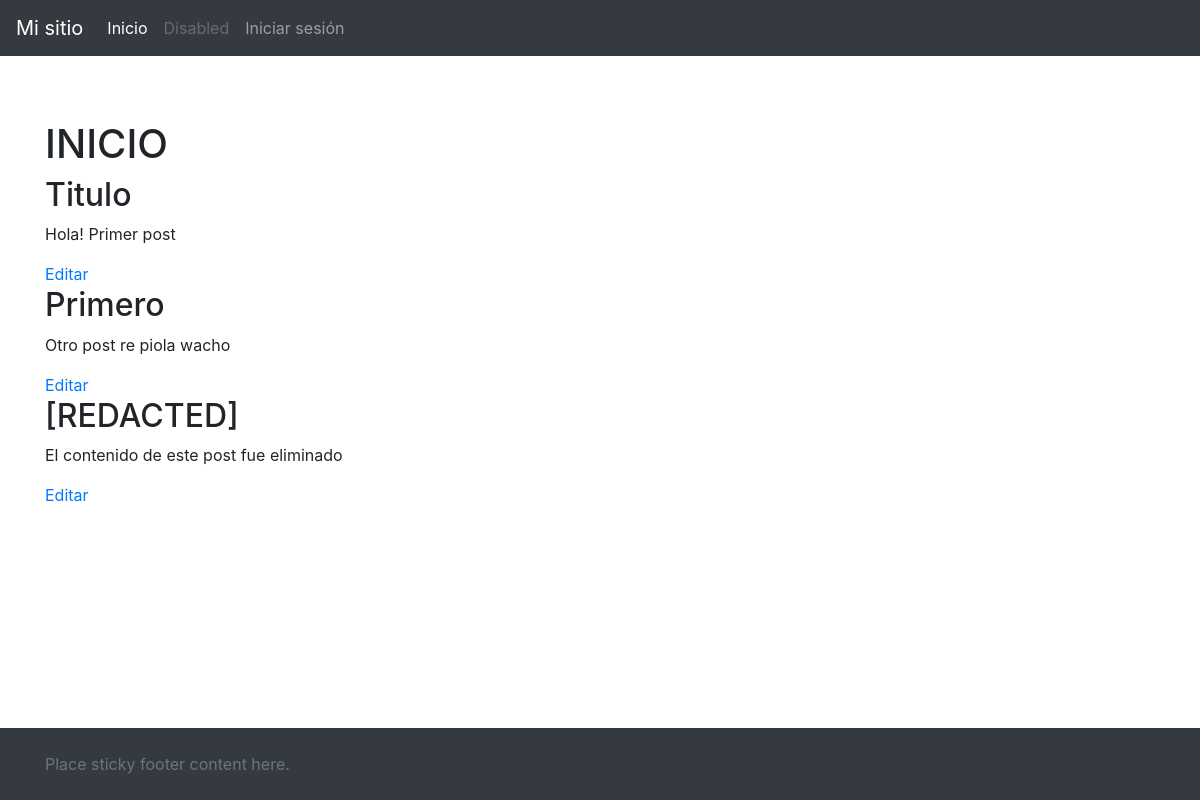
Before: / with the older database file.
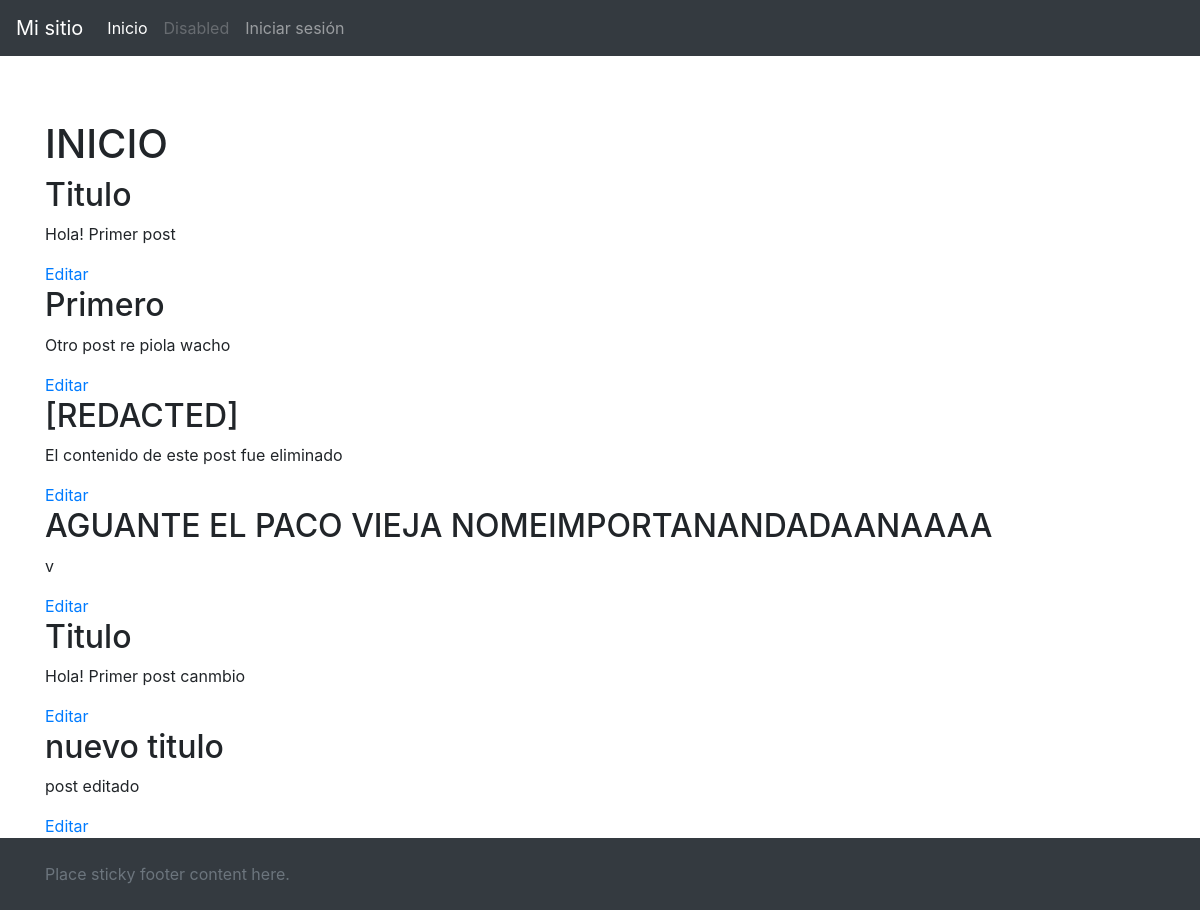
After: the same page with the newer database file.
### base/models.py (models this page shows, shortened)
class Post(models.Model):
    title = models.CharField(max_length=200)
    text = models.TextField()
    updated = models.DateTimeField(auto_now=True)
    created = models.DateTimeField(auto_now_add=True)

### base/views.py (the view)
# urls.py: path('', views.home),
def home(request):
    posts = Post.objects.all()
    return render(request, 'home.html', {'posts': posts})

### templates/home.html
{% extends "layouts/main.html" %}
{% block contenido %}
<h1 class="mt-5">INICIO</h1>
{% for p in posts %}
    <h2>{{ p.title }}</h2>
    <p>{{ p.text }}</p>
    <a href="/post/{{ p.id }}">Editar</a>
{% endfor %}
{% endblock %}

### templates/layouts/main.html (shortened to what this page needs)
{% load static %}
<!DOCTYPE html>
<html lang="es">
    <head>
        <link rel="stylesheet" href="{% static 'styles/css/bootstrap.css' %}">
    </head>
    <body>
        <header>
            <nav class="navbar navbar-expand-md navbar-dark fixed-top bg-dark">
                <a class="navbar-brand" href="#">Mi sitio</a>
                <div class="collapse navbar-collapse" id="navbarCollapse">
                    <ul class="navbar-nav mr-auto">
                        <li class="nav-item active">
                            <a class="nav-link" href="/">Inicio <span class="sr-only">(current)</span></a>
                        </li>
                        <li class="nav-item">
                            <a class="nav-link disabled" href="#">Disabled</a>
                        </li>
                        {% if request.user.is_authenticated %}
                        <li class="nav-item">
                            <a class="nav-link" href="/logout">Cerrar sesión</a>
                        </li>
                        {% else %}
                        <li class="nav-item">
                            <a class="nav-link" href="/login">Iniciar sesión</a>
                        </li>
                        {% endif %}
                    </ul>
                </div>
        </header>
        <main role="main" class="container my-5">
            <div class="py-4">
                {% block contenido %} {% endblock %}
            </div>
        </main>
        <footer class="footer bg-dark p-4 fixed-bottom">
            <div class="container">
                <span class="text-muted">Place sticky footer content here.</span>
            </div>
        </footer>
    </body>
</html>

Changed rows visible on the page:
added Post: title "AGUANTE EL PACO VIEJA NOMEIMPORTANANDADAANAAAA", text "v"
added Post: title "Titulo", text "Hola! Primer post canmbio"
added Post: title "nuevo titulo", text "post editado"
